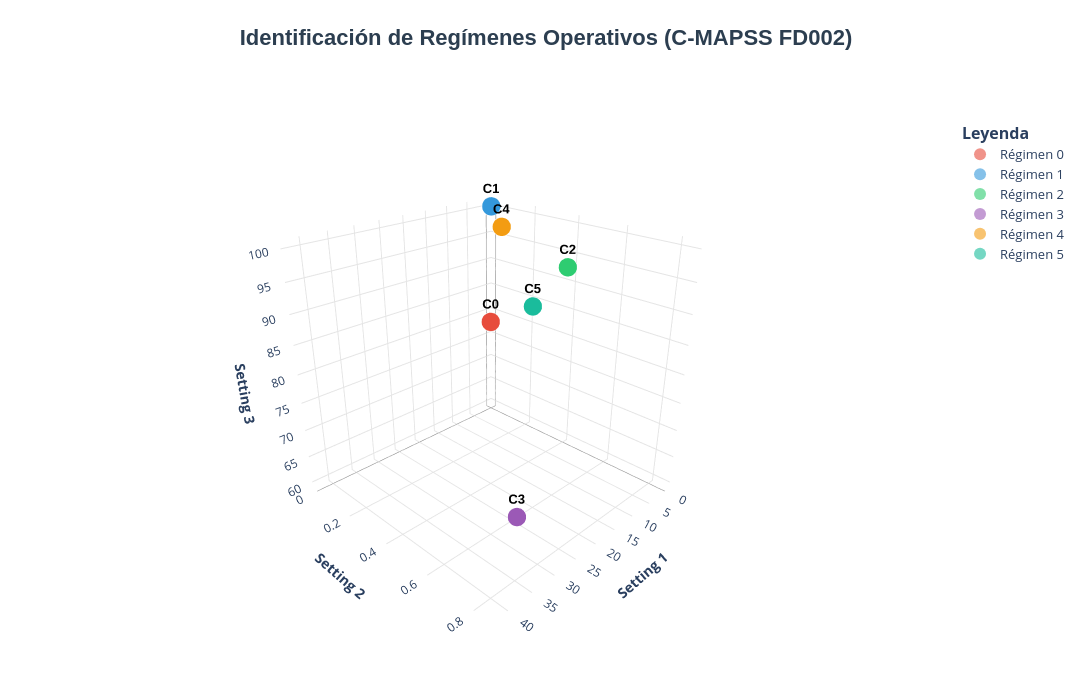

The notebook cell this image was saved under:
### Markdown cell above
## Sección 2: Clusterización de Regímenes Operativos (K-Means)

### Contexto y Fundamentación Física
A diferencia del subconjunto FD001 (que opera en una única condición estacionaria a nivel del mar), el dataset **FD002** simula una envolvente de vuelo realista con **6 condiciones operativas distintas**. Estas condiciones están gobernadas por tres variables de control ambiental y de comando:

* **`setting_1` (Altitud):** Altitud de vuelo, con rangos típicos de 0 a 42,000 pies (0 a 42 kft).
* **`setting_2` (Velocidad / Número Mach):** Velocidad relativa del aire, variando de 0.00 a 0.84 Mach.
* **`setting_3` (Ángulo de comando del acelerador / Throttle Resolver Angle - TRA):** Comandos de potencia discretos (ej. 60° y 100°).

En lugar de una variación continua e indeterminada, la turbina opera en **6 puntos de equilibrio cuasi-estacionarios** (combinaciones discretas de Altitud, Mach y TRA).

### Propósito del Análisis
Dado que cada régimen impone niveles de presión, densidad y temperatura base radicalmente distintos en el motor, el primer paso metodológico obligatorio es **identificar y etiquetar automáticamente a qué régimen pertenece cada ciclo de operación**.

Para ello, se estandarizan las tres variables operativas con `StandardScaler` (evitando que la escala numérica de la altitud en miles domine sobre el número Mach) y se aplica el algoritmo no supervisado **K-Means con $k=6$**.

### Code cell
# Inicializar y ajustar el StandardScaler
scaler = StandardScaler()
settings_scaled = scaler.fit_transform(df_train[SETTING_COLS])

# Entrenar K-Means con k=6 para los regímenes del FD002
kmeans = KMeans(n_clusters=6, random_state=42, n_init=10)
df_train['regime'] = kmeans.fit_predict(settings_scaled)

# 1. Preparación de datos
df_sample = df_train.sample(n=min(4000, len(df_train)), random_state=42).copy()
df_sample['regime_label'] = df_sample['regime'].apply(lambda x: f'Régimen {x}')

centroids_original = scaler.inverse_transform(kmeans.cluster_centers_)
df_centroids = pd.DataFrame(centroids_original, columns=['setting_1', 'setting_2', 'setting_3'])

# 2. Construcción de la figura
fig = go.Figure()

vibrant_colors = [
    '#E74C3C', 
    '#3498DB', 
    '#2ECC71', 
    '#9B59B6', 
    '#F39C12',
    '#1ABC9C'  
]

for i, regime_name in enumerate(sorted(df_sample['regime_label'].unique())):
    df_regime = df_sample[df_sample['regime_label'] == regime_name]
    
    fig.add_trace(go.Scatter3d(
        x=df_regime['setting_1'],
        y=df_regime['setting_2'],
        z=df_regime['setting_3'],
        mode='markers',
        marker=dict(
            size=5,  # <-- Puntos más grandes (Original era 3.5)
            color=vibrant_colors[i % len(vibrant_colors)],
            opacity=0.6,
            symbol='circle',
            line=dict(width=0) 
        ),
        name=regime_name
    ))

# 3. Centroides limpios y elegantes (sin mostrar en leyenda)
fig.add_trace(go.Scatter3d(
    x=df_centroids['setting_1'],
    y=df_centroids['setting_2'],
    z=df_centroids['setting_3'],
    mode='text+markers',
    text=[f'<b>C{i}</b>' for i in range(len(df_centroids))],
    textposition='top center',
    textfont=dict(size=13, color='black', family='Arial'),
    marker=dict(
        size=11,
        color=vibrant_colors[:len(df_centroids)],
        symbol='circle',
        line=dict(color='white', width=2) # Borde blanco limpio
    ),
    showlegend=False # Esto elimina la entrada de "Centroides" de la leyenda
))

fig.update_layout(
    width=1100,  
    height=700,  
    title=dict(
        text='<b>Identificación de Regímenes Operativos (C-MAPSS FD002)</b>',
        x=0.5,
        font=dict(size=22, family='Arial', color='#2c3e50')
    ),
    scene=dict(
        xaxis=dict(
            title='<b>Setting 1</b>', 
            backgroundcolor='white', 
            gridcolor='#e5e5e5', 
            showbackground=True,
            zerolinecolor='gray'
        ),
        yaxis=dict(
            title='<b>Setting 2</b>', 
            backgroundcolor='white', 
            gridcolor='#e5e5e5', 
            showbackground=True,
            zerolinecolor='gray'
        ),
        zaxis=dict(
            title='<b>Setting 3</b>', 
            backgroundcolor='white', 
            gridcolor='#e5e5e5', 
            showbackground=True,
            zerolinecolor='gray'
        ),
        camera=dict(
            eye=dict(x=1.6, y=1.6, z=1.1) 
        )
    ),
    paper_bgcolor='white',
    legend=dict(
        title='<b>Leyenda</b>',
        yanchor='top', y=0.95,
        xanchor='left', x=1.02,
        font=dict(size=13),
        itemsizing='constant' 
    ),
    margin=dict(r=150, b=40, l=40, t=90)
)

try:
    import kaleido  # noqa: F401  -> exportador estático de Plotly
    fig.write_image(str(FIGURES_DIR / 'regimenes_clusters_3d_plotly.png'), scale=3)
    print('  Guardado: notebooks/figures/FD002/regimenes_clusters_3d_plotly.png')
except ImportError:
    print('[aviso] kaleido no instalado: se omite el PNG estático del 3D interactivo.')
    print('        (para habilitarlo: uv add kaleido)')
fig.show()

### Figure 1 — Plotly figure (JSON) as saved in the notebook; plotly's stock layout.template omitted (floating-point values rounded to 4 significant figures; data arrays with more than 128 entries replaced by an {"elided": "..."} marker saying what was removed)
{"data": [{"marker": {"color": "#E74C3C", "line": {"width": 0}, "opacity": 0.6, "size": 5, "symbol": "circle"}, "mode": "markers", "name": "Régimen 0", "type": "scatter3d", "x": {"elided": "990 float values"}, "y": {"elided": "990 float values"}, "z": {"elided": "990 float values"}}, {"marker": {"color": "#3498DB", "line": {"width": 0}, "opacity": 0.6, "size": 5, "symbol": "circle"}, "mode": "markers", "name": "Régimen 1", "type": "scatter3d", "x": {"elided": "634 float values"}, "y": {"elided": "634 float values"}, "z": {"elided": "634 float values"}}, {"marker": {"color": "#2ECC71", "line": {"width": 0}, "opacity": 0.6, "size": 5, "symbol": "circle"}, "mode": "markers", "name": "Régimen 2", "type": "scatter3d", "x": {"elided": "585 float values"}, "y": {"elided": "585 float values"}, "z": {"elided": "585 float values"}}, {"marker": {"color": "#9B59B6", "line": {"width": 0}, "opacity": 0.6, "size": 5, "symbol": "circle"}, "mode": "markers", "name": "Régimen 3", "type": "scatter3d", "x": {"elided": "607 float values"}, "y": {"elided": "607 float values"}, "z": {"elided": "607 float values"}}, {"marker": {"color": "#F39C12", "line": {"width": 0}, "opacity": 0.6, "size": 5, "symbol": "circle"}, "mode": "markers", "name": "Régimen 4", "type": "scatter3d", "x": {"elided": "574 float values"}, "y": {"elided": "574 float values"}, "z": {"elided": "574 float values"}}, {"marker": {"color": "#1ABC9C", "line": {"width": 0}, "opacity": 0.6, "size": 5, "symbol": "circle"}, "mode": "markers", "name": "Régimen 5", "type": "scatter3d", "x": {"elided": "610 float values"}, "y": {"elided": "610 float values"}, "z": {"elided": "610 float values"}}, {"marker": {"color": ["#E74C3C", "#3498DB", "#2ECC71", "#9B59B6", "#F39C12", "#1ABC9C"], "line": {"color": "white", "width": 2}, "size": 11, "symbol": "circle"}, "mode": "text+markers", "showlegend": false, "text": ["<b>C0</b>", "<b>C1</b>", "<b>C2</b>", "<b>C3</b>", "<b>C4</b>", "<b>C5</b>"], "textfont": {"color": "black", "family": "Arial", "size": 13}, "textposition": "top center", "type": "scatter3d", "x": [42.0, 0.001505, 20.0, 25.0, 10.0, 35.0], "y": [0.8405, 0.0004943, 0.7005, 0.6205, 0.2505, 0.8405], "z": [100.0, 100.0, 100.0, 60.0, 100.0, 100.0]}], "layout": {"height": 700, "legend": {"font": {"size": 13}, "itemsizing": "constant", "title": {"text": "<b>Leyenda</b>"}, "x": 1.02, "xanchor": "left", "y": 0.95, "yanchor": "top"}, "margin": {"b": 40, "l": 40, "r": 150, "t": 90}, "paper_bgcolor": "white", "scene": {"camera": {"eye": {"x": 1.6, "y": 1.6, "z": 1.1}}, "xaxis": {"backgroundcolor": "white", "gridcolor": "#e5e5e5", "showbackground": true, "title": {"text": "<b>Setting 1</b>"}, "zerolinecolor": "gray"}, "yaxis": {"backgroundcolor": "white", "gridcolor": "#e5e5e5", "showbackground": true, "title": {"text": "<b>Setting 2</b>"}, "zerolinecolor": "gray"}, "zaxis": {"backgroundcolor": "white", "gridcolor": "#e5e5e5", "showbackground": true, "title": {"text": "<b>Setting 3</b>"}, "zerolinecolor": "gray"}}, "title": {"font": {"color": "#2c3e50", "family": "Arial", "size": 22}, "text": "<b>Identificación de Regímenes Operativos (C-MAPSS FD002)</b>", "x": 0.5}, "width": 1100}}
